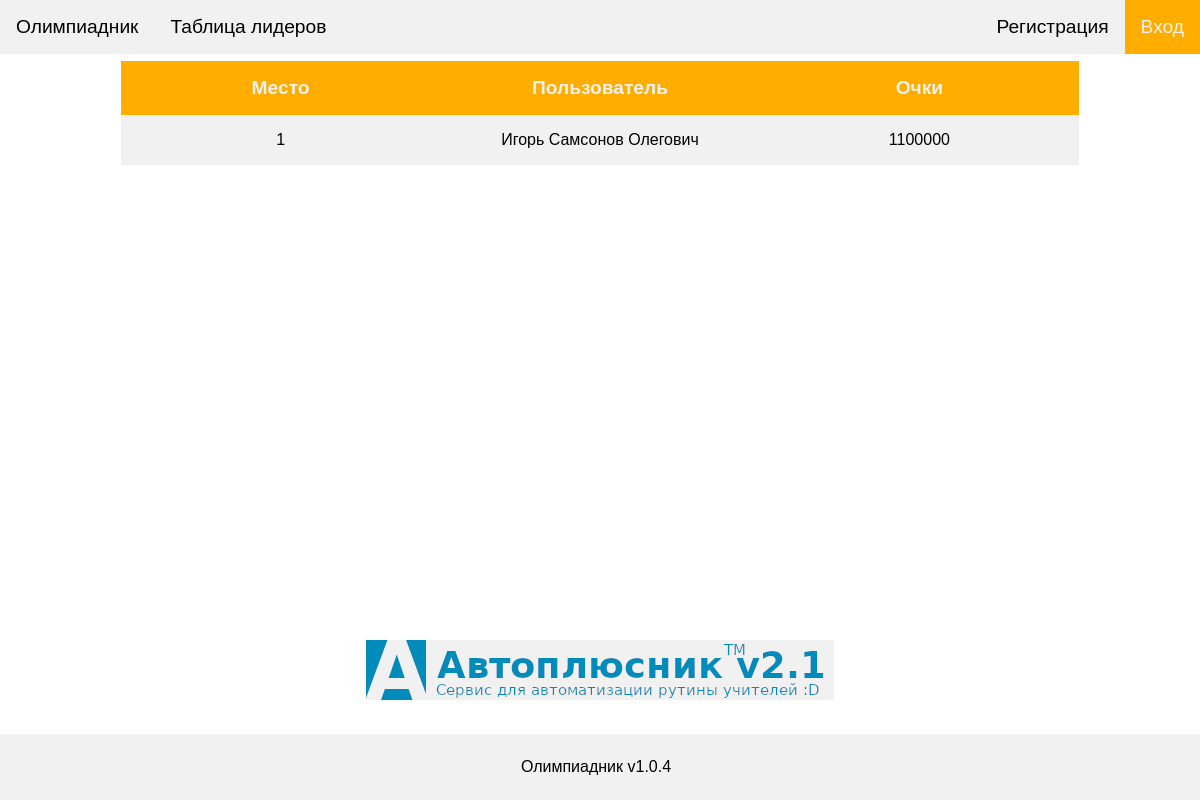
Page /leaderboard/ on the committed database.
### Auth/Models.py (models this page shows, shortened)
class User(UserMixin, db.Model):
    __tablename__ = 'user'
    id = db.Column(db.Integer, primary_key=True)
    email = db.Column(db.String(255), index=True, unique=True)
    name = db.Column(db.String(255), index=True)
    last_name = db.Column(db.String(255), index=True)
    middle_name = db.Column(db.String(255), index=True)
    password_hashed = db.Column(db.String(255))
    permissions = db.Column(db.SmallInteger)
    points = db.Column(db.Integer)

### Init/Views.py (the view)
@app.route('/leaderboard/')
def leaderboard():
    users = list()
    for ind, user in enumerate(User.query.order_by(User.points.desc()).limit(15).all()):
        users.append({
            'place': ind + 1,
            'name': f'{user.name} {user.last_name} {user.middle_name}',
            'points': user.points,
        })
    return render_template(
        'init/Leaderboard.html',
        usr=current_user,
        users=users,
        is_admin=is_admin(),
    )

### Auth/Permissions.py (called while the page is built)
def is_admin():
    if current_user.is_authenticated:
        if current_user.permissions == Permissions.admin.value:
            return True
    return False

### templates/init/Leaderboard.html (shortened to what this page needs)
{% extends "init/Base.html" %}
{% block navbar %}
    {% if usr.is_authenticated %}
        <div class="navbar">
            <a href="/">Олимпиадник</a>
            <a href="/add">Добавить олимпиаду</a>
            <a href="/leaderboard" class="active">Таблица лидеров</a>
            {% if is_admin %}
                <a href="/admin">Панель администратора</a>
            {% endif %}
            <a href="/user/{{ usr.id }}" style="float: right">Мой аккаунт</a>
        </div>
    {% else %}
        <div class="navbar">
            <a href="/">Олимпиадник</a>
            <a href="/leaderboard">Таблица лидеров</a>
            <a href="/login" style="float: right" class="active">Вход</a>
            <a href="/register" style="float: right">Регистрация</a>
        </div>
    {% endif %}
{% endblock %}
{% block content %}
    <div class="top-table">
        <table>
            <thead>
                <tr>
                    <td scope="col">Место</td>
                    <td scope="col">Пользователь</td>
                    <td scope="col">Очки</td>
                </tr>
            </thead>
            <tbody>
                {% for user in users %}
                    <tr>
                        <td>{{ user.place }}</td>
                        <td>{{ user.name }}</td>
                        <td>{{ user.points }}</td>
                    </tr>
                {% endfor %}
            </tbody>
        </table>
    </div>
{% endblock %}

### static/style/Main.css (style rules this page uses)
body { box-sizing: border-box; -moz-box-sizing: border-box; -webkit-box-sizing: border-box; padding: 0; margin: 0; font-family: sans-serif, arial, helvetica; }

### static/style/Navbar.css (style rules this page uses)
.navbar { position: fixed; background-color: #f1f1f1; overflow: hidden; width: 100%; height: fit-content; top: 0px; left: 0px; }
.navbar a { float: left; display: block; color: black; text-align: center; padding: 16px; text-decoration: none; font-size: larger; }
.navbar a.active { background-color: #ffae00; color: #f1f1f1; }

### static/style/Table.css (style rules this page uses)
.top-table { margin-top: 5%; font-size: medium; text-align: center; }
.top-table table { margin-left: auto; margin-right: auto; table-layout: fixed; width: 80%; border-collapse: collapse; border: 1px solid white; }
.top-table thead { background-color: #ffae00; color: #f1f1f1; font-size: larger; font-weight: bold; }
.top-table tbody tr:nth-child(odd) { background-color: #f1f1f1; }
.top-table td { padding: 16px; word-wrap: break-word; }

### static/style/Tabs.css (style rules this page uses)
* { box-sizing: border-box }

### rows in the picture
User: place "1", name "Игорь Самсонов Олегович", points "1100000"
